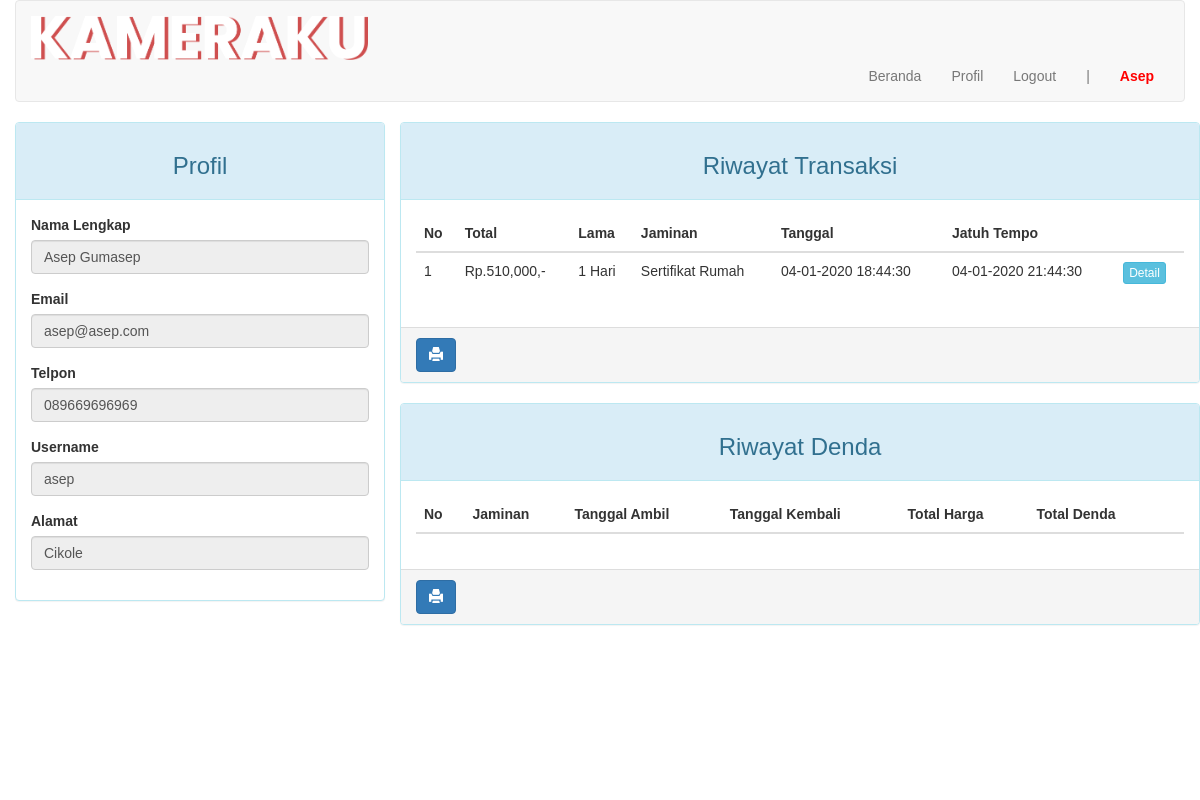
The page /index.php?page=profil (signed in) on the database as committed earlier.
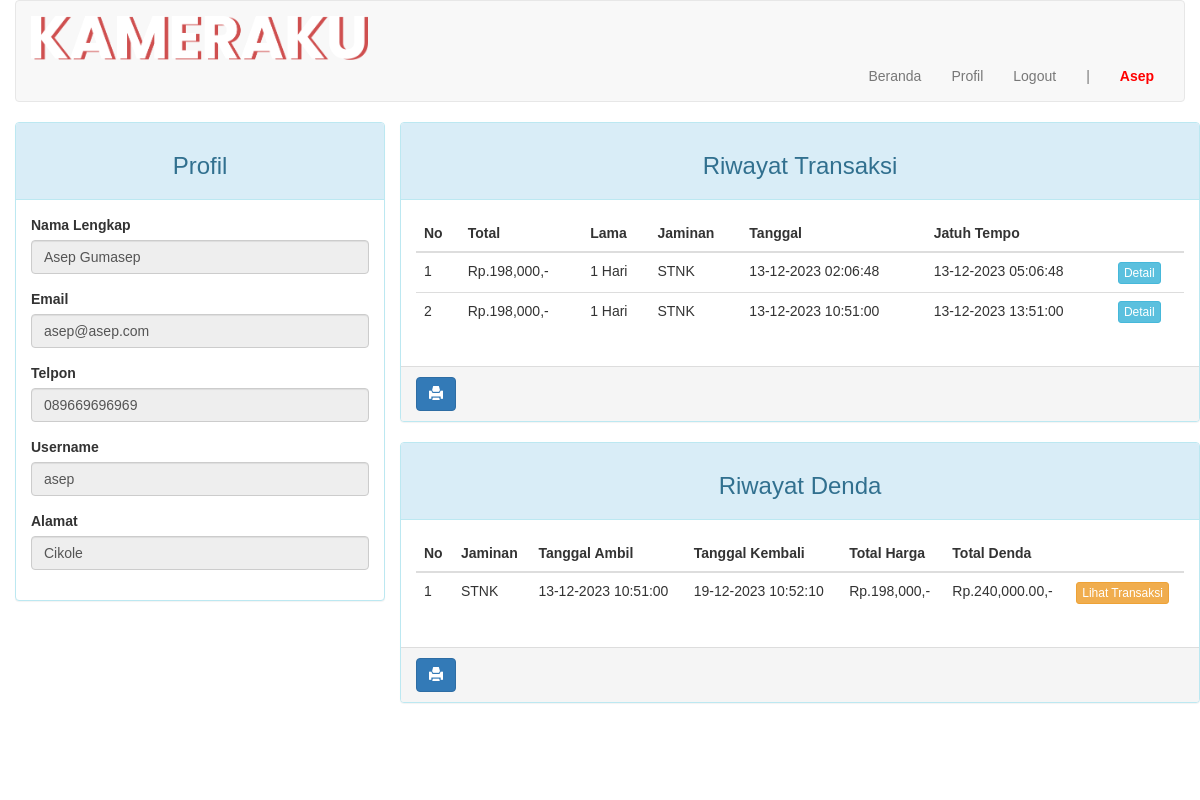
The same page on the database as committed later.
### tables this page shows
CREATE TABLE `pelanggan` (
  `id_pelanggan` int(11) NOT NULL,
  `no_ktp` char(16) NOT NULL,
  `nama` varchar(30) NOT NULL,
  `email` varchar(30) NOT NULL,
  `no_telp` char(12) NOT NULL,
  `alamat` varchar(50) DEFAULT NULL,
  `username` varchar(10) NOT NULL,
  `password` varchar(32) NOT NULL,
  `jumlah_transaksi` int(11) DEFAULT 0
);

CREATE TABLE `transaksi` (
  `id_transaksi` int(11) NOT NULL,
  `id_pelanggan` int(11) NOT NULL,
  `id_kameraku` int(11) NOT NULL,
  `tgl_sewa` datetime NOT NULL,
  `tgl_ambil` datetime DEFAULT NULL,
  `tgl_kembali` datetime DEFAULT NULL,
  `lama` tinyint(1) NOT NULL,
  `total_harga` int(7) NOT NULL,
  `status` enum('0','1') NOT NULL,
  `jaminan` varchar(30) NOT NULL,
  `denda` int(7) DEFAULT 0,
  `jatuh_tempo` datetime NOT NULL,
  `konfirmasi` enum('0','1') DEFAULT NULL,
  `pembatalan` enum('0','1') DEFAULT NULL,
  `statuspembayaran` varchar(25) NOT NULL,
  `kode` int(255) NOT NULL
);

### pelanggan/profil.php (the view, shortened to what this page needs)
<div class="row">
  <div class="col-md-4 hidden-print">
    <div class="panel panel-info">
        <div class="panel-heading"><h3 class="text-center">Profil</h3></div>
        <div class="panel-body">
            <?php if (isset($_SESSION["pelanggan"])): ?>
                <?php $id = $_SESSION["pelanggan"]["id"]; if ($query = $connection->query("SELECT * FROM pelanggan WHERE id_pelanggan=$id")): ?>
                    <?php while ($data = $query->fetch_assoc()): ?>
                        <form>
                            <div class="form-group">
                                <label for="nama">Nama Lengkap</label>
                                <input disabled="on" type="text" name="nama" class="form-control" value="<?=$data['nama']?>">
                            </div>
                            <div class="form-group">
                                <label for="email">Email</label>
                                <input disabled="on" type="email" name="email" class="form-control" value="<?=$data['email']?>">
                            </div>
                            <div class="form-group">
                                <label for="no_telp">Telpon</label>
                                <input disabled="on" type="text" name="no_telp" class="form-control" value="<?=$data['no_telp']?>">
                            </div>
                            <div class="form-group">
                                <label for="username">Username</label>
                                <input disabled="on" type="text" name="username" class="form-control" value="<?=$data['username']?>">
                            </div>
                            <div class="form-group">
                                <label for="alamat">Alamat</label>
                                <input disabled="on" type="text" name="alamat" class="form-control" value="<?=$data['alamat']?>">
                            </div>
                        </form>
                    <?php endwhile ?>
                <?php endif ?>
            <?php endif ?>
        </div>
    </div>
  </div>
  <div class="col-md-8">
    <div class="row">
        <div class="panel panel-info">
          <div class="panel-heading"><h3 class="text-center">Riwayat Transaksi</h3></div>
          <div class="panel-body">
            <?php if ($query = $connection->query("SELECT * FROM transaksi WHERE id_pelanggan=$id")): ?>
                <?php $no = 1; ?>
                <table class="table table-hover">
                    <thead>
                        <tr>
                            <th>No</th>
                            <th>Total</th>
                            <th>Lama</th>
                            <th>Jaminan</th>
                            <th>Tanggal</th>
                            <th>Jatuh Tempo</th>
                            <th class="hidden-print"></th>
                        </tr>
                    </thead>
                    <tbody>
                        <?php while ($data = $query->fetch_assoc()): ?>
                            <tr>
                                <td><?=$no++?></td>
                                <td>Rp.<?=number_format($data['total_harga'])?>,-</td>
                                <td><?=$data['lama']?> Hari</td>
                                <td><?=$data['jaminan']?></td>
                                <td><?=date("d-m-Y H:i:s", strtotime($data['tgl_sewa']))?></td>
                                <td><?=date("d-m-Y H:i:s", strtotime($data['jatuh_tempo']))?></td>
                                <td class="hidden-print">
                                  <div class="btn-group">
                                      <a href="?page=detail&id=<?= $data['id_transaksi'] ?>" class="btn btn-info btn-xs">Detail</a>
                                  </div>
                                </td>
                            </tr>
                        <?php endwhile ?>
                    </tbody>
                </table>
            <?php endif ?>
          </div>
          <div class="panel-footer hidden-print ">
              <a onClick="window.print();return false" class="btn btn-primary"><i class="glyphicon glyphicon-print"></i></a>
          </div>
        </div>
    </div>
    <div class="row">
        <div class="panel panel-info">
          <div class="panel-heading"><h3 class="text-center">Riwayat Denda</h3></div>
          <div class="panel-body">
            <?php if ($query = $connection->query("SELECT * FROM transaksi WHERE id_pelanggan=$id AND denda <> ''")): ?>
                <?php $no = 1; ?>
                <table class="table table-hover">
                    <thead>
                        <tr>
                            <th>No</th>
                            <th>Jaminan</th>
                            <th>Tanggal Ambil</th>
                            <th>Tanggal Kembali</th>
                            <th>Total Harga</th>
                            <th>Total Denda</th>
                            <th></th>
                        </tr>
                    </thead>
                    <tbody>
                        <?php while ($data = $query->fetch_assoc()): ?>
                                <?php
                                    $dueDate = strtotime($data['tgl_ambil']);
                                    $returnDate = strtotime($data['tgl_kembali']);
                                    $daysLate = max(0, floor(($returnDate - $dueDate) / (60 * 60 * 24)));
                                    $penaltyPerDay = 40000;
                                    $penaltyAmount = $daysLate > 5 ? $penaltyPerDay * $daysLate : 0;
                                    $totalDenda = number_format($penaltyAmount, 2);
                                ?>
                                <tr>
                                    <td><?=$no++?></td>
                                    <td><?=$data['jaminan']?></td>
                                    <td><?=date("d-m-Y H:i:s", strtotime($data['tgl_ambil']))?></td>
                                    <td><?=date("d-m-Y H:i:s", strtotime($data['tgl_kembali']))?></td>
                                    <td>Rp.<?=number_format($data['total_harga'])?>,-</td>
                                    <td>Rp.<?=$totalDenda?>,-</td>
                                    <td>
                                        <a href="?page=detail&id=<?= $data['id_transaksi'] ?>" class="btn btn-warning btn-xs">Lihat Transaksi</a>
                                    </td>
                                </tr>
                            <?php endwhile ?>
                    </tbody>
                </table>
            <?php endif ?>
          </div>
          <div class="panel-footer hidden-print ">
              <a onClick="window.print();return false" class="btn btn-primary"><i class="glyphicon glyphicon-print"></i></a>
          </div>
        </div>
    </div>

### index.php (shortened to what this page needs)
<?php
$_PAGE = isset($_GET['page']) ? $_GET['page'] : 'home';
?>
<!DOCTYPE html>
<html lang="en">
<head>
    <link rel="stylesheet" href="assets/css/bootstrap.min.css">
    <link rel="stylesheet" href="assets/fancybox/source/jquery.fancybox.css" type="text/css" media="screen" />
    <link rel="stylesheet" href="assets/fancybox/source/helpers/jquery.fancybox-buttons.css" type="text/css" media="screen" />
    <link rel="stylesheet" href="assets/fancybox/source/helpers/jquery.fancybox-thumbs.css" type="text/css" media="screen" />
</head>
<body>
    <div class="container">
        <nav class="navbar navbar-default">
            <div class="container-fluid">
                <div class="navbar-header">
                    <a class="navbar-brand" href="#">
                        <img src="assets/img/kameraku.png" alt="Kameraku! Logo" width="30%">
                    </a>
                </div>
                <div class="collapse navbar-collapse" id="bs-example-navbar-collapse-1">
                    <ul class="nav navbar-nav navbar-right">
                        <li><a href="?page=home">Beranda <span class="sr-only">(current)</span></a></li>
                        <?php if (isset($_SESSION["pelanggan"])): ?>
                          <li><a href="?page=profil">Profil</a></li>
                          <li><a href="logout.php">Logout</a></li>
                          <li><a href="#">|</a></li>
                          <li><a href="#" style="font-weight: bold; color: red;"><?= ucfirst($_SESSION["pelanggan"]["username"]) ?></a></li>
                        <?php else: ?>
                          <li><a href="?page=daftar">Daftar</a></li>
                          <li><a href="login.php">Login</a></li>
                        <?php endif; ?>
                    </ul>
                </div>
            </div>
        </nav>
        <div class="row">
            <div class="col-md-12">
              <?php include page($_PAGE); ?>
            </div>
        </div>
    </div>
</body>
</html>

### index.php (style rules this page uses)
html, body { height: 100%; margin: 0; padding: 0; font-family: 'Poppins', sans-serif; }
.container { width: 100%; min-height: 100%; display: flex; flex-direction: column; }
.row { flex-grow: 1; }

Rows that differ between the two databases and show on the page:
removed transaksi: total_harga "510,000", lama "1", jaminan "Sertifikat Rumah", tgl_sewa "04-01-2020 18:44:30", jatuh_tempo "04-01-2020 21:44:30", shown under "Riwayat Transaksi"
added transaksi: total_harga "198,000", lama "1", jaminan "STNK", tgl_sewa "13-12-2023 02:06:48", jatuh_tempo "13-12-2023 05:06:48", shown under "Riwayat Transaksi"
added transaksi: total_harga "198,000", lama "1", jaminan "STNK", tgl_sewa "13-12-2023 10:51:00", jatuh_tempo "13-12-2023 13:51:00", tgl_ambil "13-12-2023 10:51:00", tgl_kembali "19-12-2023 10:52:10", totalDenda "240,000.00"
